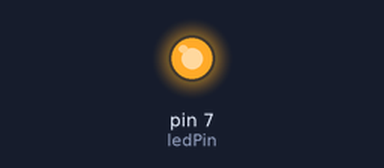
The sketch below on a simulated Arduino Uno, built with avr-gcc and run on an emulated ATmega328P. On the bench: output pins drawn as LEDs (lit = HIGH).

Above: at 0.2 s.
At 12.7 s:
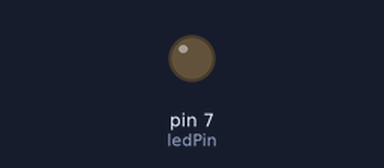
Timing chart, 0 to 19.1 s (numbered marks = the images above):
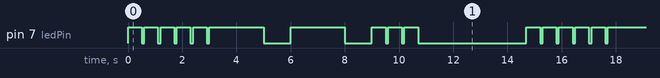

Measured:
- by itself, pin 7 (ledPin): repeats every 14.7 s: 4 × (LOW 0.10 s, HIGH 0.50 s), LOW 0.10 s, 2 × (HIGH 2.0 s, LOW 1.0 s), 2 × (HIGH 0.50 s, LOW 0.10 s), HIGH 0.50 s, LOW 4.0 s, HIGH 0.50 s
- by itself, everything shown: repeats every 14.7 s, in 20 steps

The sketch:

Nicole-Let_There_Be_Light.ino
```cpp
int ledPin= 7;
void setup() {
  // put your setup code here, to run once:
  pinMode(ledPin, OUTPUT);
}

void loop() {
  // put your main code here, to run repeatedly:
  digitalWrite(ledPin, HIGH);   // H
  delay(500);                  // waits for a second
  digitalWrite(ledPin, LOW);    // sets the LED off
  delay(100);                  // waits for a second
  digitalWrite(ledPin, HIGH);   // sets the LED on
  delay(500);                  // waits for a second
  digitalWrite(ledPin, LOW);    // sets the LED off
  delay(100);                  // waits for a second
  digitalWrite(ledPin, HIGH);   // sets the LED on
  delay(500);                  // waits for a second
  digitalWrite(ledPin, LOW);    // sets the LED off
  delay(100);                  // waits for a second
  digitalWrite(ledPin, HIGH);   // sets the LED on
  delay(500);                  // waits for a second
  digitalWrite(ledPin, LOW);    // sets the LED off
  delay(100);                  // waits for a second
  digitalWrite(ledPin, HIGH);   // sets the LED on
  delay(500);                  // A
  digitalWrite(ledPin, LOW);    // sets the LED off
  delay(100);                  // waits for a second
  digitalWrite(ledPin, HIGH);   // sets the LED on
  delay(2000);                  // waits for a second
  digitalWrite(ledPin, LOW);    // sets the LED off
  delay(1000);  // waits for a second
  digitalWrite(ledPin, HIGH);   // sets the LED on
  delay(2000);                  // T
  digitalWrite(ledPin, LOW);    // sets the LED off
  delay(1000);                  // waits for a second
  digitalWrite(ledPin, HIGH);   // S
  delay(500);                  // waits for a second
  digitalWrite(ledPin, LOW);    // sets the LED off
  delay(100);                  // waits for a second
  digitalWrite(ledPin, HIGH);   // sets the LED on
  delay(500);                  // waits for a second
  digitalWrite(ledPin, LOW);    // sets the LED off
  delay(100);                  // waits for a second
  digitalWrite(ledPin, HIGH);   // sets the LED on
  delay(500);                  // waits for a second
  digitalWrite(ledPin, LOW);    // sets the LED off
  delay(4000);                  // waits for a second
}
```
